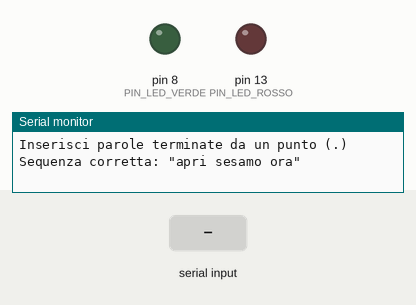
Recording of a sketch running on a simulated Arduino Uno, built with avr-gcc and run on an emulated ATmega328P. Shown: output pins drawn as LEDs (lit = HIGH), the last lines printed to the serial monitor. The test bench sets the inputs (shaded band).

Above: at 1.2 s.
1.3 s: "1\n" received over Serial
At 2.4 s:
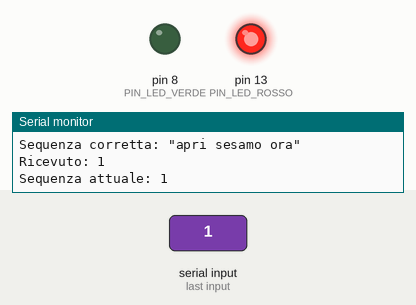
2.8 s: "0\n" received over Serial
At 3.6 s:
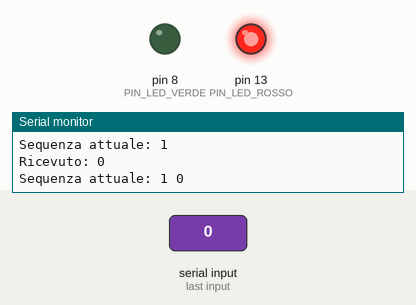
4.3 s: "2\n" received over Serial
At 4.7 s:
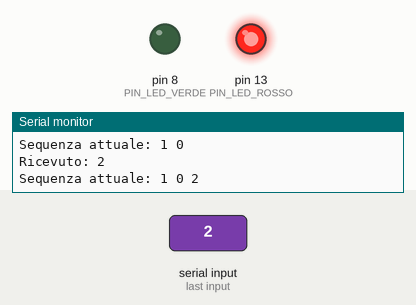
Timing chart, 0 to 7.3 s (numbered marks = the images above; inputs shaded):
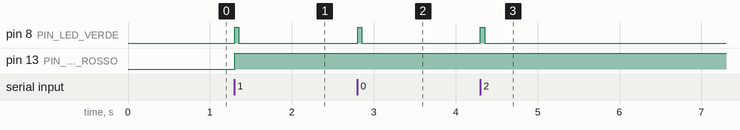

Measured:
- after the input at 1.3 s, pin 8 (PIN_LED_VERDE): LOW → HIGH at once, → LOW 0.05 s later; pin 13 (PIN_LED_ROSSO): LOW → HIGH at once
- after the input at 2.8 s, pin 8 (PIN_LED_VERDE): LOW → HIGH at once, → LOW 0.05 s later
- after the input at 4.3 s, pin 8 (PIN_LED_VERDE): LOW → HIGH at once, → LOW 0.05 s later

The sketch:

Riconoscitore.ino
```cpp
/**
 * Riconoscitore di Sequenza di Parole
 *
 * Questo programma implementa un sistema di riconoscimento di sequenza di parole utilizzando Arduino.
 * L'utente inserisce una sequenza di parole tramite la linea seriale.
 * Le parole vengono memorizzate in una lista concatenata e quando la sequenza corrisponde a una
 * sequenza predefinita, un LED verde lampeggia e rimane acceso, indicando che l'allarme è attivato.
 * Se la sequenza viene reinserita, un LED rosso lampeggia e rimane acceso, indicando
 * che l'allarme è disattivato, e così via.
 *
 * https://wokwi.com/projects/425709756229035009
 *
 * @author Filippo Bilardo
 * @version 1.0 17/03/25 - Versione iniziale
 */
#include <Arduino.h>

const int PIN_LED_VERDE = 8;               // Pin per il LED verde
const int PIN_LED_ROSSO = 13;              // Pin per il LED rosso
const int LUNGHEZZA_SEQUENZA = 3;          // Numero di parole nella sequenza da riconoscere
const int MAX_LUNGHEZZA_PAROLA = 20;       // Lunghezza massima di una parola
bool allarmeAttivo = false;                // Stato dell'allarme (attivo/disattivo)

// Parole della sequenza corretta
const char* sequenzaCorretta[] = {"apri", "sesamo", "ora"};

// Struttura per il nodo della lista concatenata
struct Nodo {
  char parola[MAX_LUNGHEZZA_PAROLA];
  Nodo* prossimo;

  // Costruttore per facilitare la creazione di nodi
  Nodo(const char* _parola) {
    strncpy(parola, _parola, MAX_LUNGHEZZA_PAROLA);
    parola[MAX_LUNGHEZZA_PAROLA - 1] = '\0';  // Assicura la terminazione
    prossimo = nullptr;
  }
};

// Classe per gestire la lista concatenata
class ListaParole {
private:
  Nodo* testa;
  Nodo* coda;
  int lunghezza;

public:
  // Costruttore
  ListaParole() : testa(nullptr), coda(nullptr), lunghezza(0) {}

  // Distruttore
  ~ListaParole() {
    svuota();
  }

  // Aggiunge una parola alla fine della lista
  void aggiungi(const char* parola) {
    Nodo* nuovoNodo = new Nodo(parola);

    if (testa == nullptr) {
      // Lista vuota
      testa = nuovoNodo;
      coda = nuovoNodo;
    } else {
      // Aggiunge in coda
      coda->prossimo = nuovoNodo;
      coda = nuovoNodo;
    }

    lunghezza++;

    // Se la lista supera la lunghezza massima, rimuove il primo elemento
    if (lunghezza > LUNGHEZZA_SEQUENZA) {
      rimuoviPrimo();
    }
  }

  // Rimuove il primo elemento della lista
  void rimuoviPrimo() {
    if (testa == nullptr) return;

    Nodo* temp = testa;
    testa = testa->prossimo;
    delete temp;

    lunghezza--;

    // Se la lista è vuota, aggiorna anche la coda
    if (testa == nullptr) {
      coda = nullptr;
    }
  }

  // Svuota completamente la lista
  void svuota() {
    while (testa != nullptr) {
      rimuoviPrimo();
    }
  }

  // Confronta la lista con la sequenza corretta
  bool confrontaConSequenza(const char* sequenza[], int lunghezzaSequenza) {
    if (lunghezza != lunghezzaSequenza) return false;

    Nodo* corrente = testa;
    for (int i = 0; i < lunghezzaSequenza; i++) {
      if (corrente == nullptr || strcmp(corrente->parola, sequenza[i]) != 0) {
        return false;
      }
      corrente = corrente->prossimo;
    }
    return true;
  }

  // Stampa il contenuto della lista
  void stampa() {
    Serial.print("Sequenza attuale: ");

    Nodo* corrente = testa;
    while (corrente != nullptr) {
      Serial.print(corrente->parola);
      Serial.print(" ");
      corrente = corrente->prossimo;
    }
    Serial.println();
  }

  // Restituisce la lunghezza attuale della lista
  int getLunghezza() const {
    return lunghezza;
  }
};

// Oggetto lista globale
ListaParole listaParole;

// Buffer per la parola corrente
char parolaCorrente[MAX_LUNGHEZZA_PAROLA];
int indiceParola = 0;

// Prototipi delle funzioni
void LedVerdeConfigura();
void LedVerdeAccendi();
void LedVerdeSpegni();
void LedVerdeLampeggia(int volte, int ritardoMs);
void LedRossoConfigura();
void LedRossoAccendi();
void LedRossoSpegni();
void LedRossoLampeggia(int volte, int ritardoMs);
void SerialeMostraRicezione(const char* parola);
void AllarmeMostraStato();
void AllarmeImpostaStato(bool attivo);
void elaboraParola(const char* parola);
void aggiungiCarattere(char c);
void verificaSequenza();

void setup() {
  Serial.begin(9600);           // Inizializza la comunicazione seriale
  LedVerdeConfigura();          // Configura il pin del LED verde
  LedRossoConfigura();          // Configura il pin del LED rosso

  // Messaggio iniziale
  Serial.println("Sistema di riconoscimento sequenza di parole avviato");
  Serial.println("Inserisci parole terminate da un punto (.)");
  Serial.println("Sequenza corretta: \"apri sesamo ora\"");
}

void loop() {
  if (Serial.available() > 0) {
    char carattereInput = Serial.read();

    // Gestione dei caratteri speciali
    if (carattereInput == '.' || carattereInput == '\n' || carattereInput == ' ') {
      // Termina la parola corrente e la elabora
      if (indiceParola > 0) {
        parolaCorrente[indiceParola] = '\0';  // Termina la stringa
        elaboraParola(parolaCorrente);
        indiceParola = 0;  // Resetta l'indice per la prossima parola
      }
    } else {
      // Aggiungi il carattere alla parola corrente
      aggiungiCarattere(carattereInput);
    }
  }
}

/**
 * Aggiunge un carattere alla parola corrente
 */
void aggiungiCarattere(char c) {
  if (indiceParola < MAX_LUNGHEZZA_PAROLA - 1) {
    parolaCorrente[indiceParola++] = c;
  }
}

/**
 * Elabora una parola completa
 */
void elaboraParola(const char* parola) {
  SerialeMostraRicezione(parola);

  // Aggiunge la parola alla lista
  listaParole.aggiungi(parola);

  // Stampa la sequenza corrente
  listaParole.stampa();

  // Verifica se la sequenza corrisponde a quella corretta
  verificaSequenza();
}

/**
 * Verifica se la sequenza corrente corrisponde a quella corretta
 */
void verificaSequenza() {
  if (listaParole.confrontaConSequenza(sequenzaCorretta, LUNGHEZZA_SEQUENZA)) {
    Serial.println("Sequenza riconosciuta!");

    // Cambia lo stato dell'allarme (attiva/disattiva)
    AllarmeImpostaStato(!allarmeAttivo);
  }
}

/**
 * Configura il pin del LED verde
 */
void LedVerdeConfigura() {
  pinMode(PIN_LED_VERDE, OUTPUT);
  LedVerdeSpegni();
}

/**
 * Accende il LED verde
 */
void LedVerdeAccendi() {
  digitalWrite(PIN_LED_VERDE, HIGH);
}

/**
 * Spegne il LED verde
 */
void LedVerdeSpegni() {
  digitalWrite(PIN_LED_VERDE, LOW);
}

/**
 * Fa lampeggiare il LED verde per un determinato numero di volte
 * @param volte Il numero di volte che il LED deve lampeggiare
 * @param ritardoMs Il tempo di attesa tra un lampeggio e l'altro in millisecondi
 */
void LedVerdeLampeggia(int volte, int ritardoMs) {
  for (int i = 0; i < volte; i++) {
    LedVerdeAccendi();
    delay(ritardoMs);
    LedVerdeSpegni();
    delay(ritardoMs);
  }
}

/**
 * Configura il pin del LED rosso
 */
void LedRossoConfigura() {
  pinMode(PIN_LED_ROSSO, OUTPUT);
  LedRossoSpegni();
}

/**
 * Accende il LED rosso
 */
void LedRossoAccendi() {
  digitalWrite(PIN_LED_ROSSO, HIGH);
}

/**
 * Spegne il LED rosso
 */
void LedRossoSpegni() {
  digitalWrite(PIN_LED_ROSSO, LOW);
}

/**
 * Fa lampeggiare il LED rosso per un determinato numero di volte
 * @param volte Il numero di volte che il LED deve lampeggiare
 * @param ritardoMs Il tempo di attesa tra un lampeggio e l'altro in millisecondi
 */
void LedRossoLampeggia(int volte, int ritardoMs) {
  for (int i = 0; i < volte; i++) {
    LedRossoAccendi();
    delay(ritardoMs);
    LedRossoSpegni();
    delay(ritardoMs);
  }
}

/**
 * Indica la ricezione di una parola
 * @param parola La parola ricevuta
 */
void SerialeMostraRicezione(const char* parola) {
  LedVerdeAccendi();
  LedRossoAccendi();
  Serial.print("Ricevuto: ");
  Serial.println(parola);
  delay(50);

  // Mostra lo stato dell'allarme
  AllarmeMostraStato();
}

/**
 * Mostra lo stato dell'allarme (attivo/disattivo)
 */
void AllarmeMostraStato() {
  if (allarmeAttivo) {
    LedVerdeAccendi();
    LedRossoSpegni();
  } else {
    LedVerdeSpegni();
    LedRossoAccendi();
  }
}

/**
 * Imposta lo stato dell'allarme (attivo/disattivo)
 * @param attivo true per attivare l'allarme, false per disattivarlo
 */
void AllarmeImpostaStato(bool attivo) {
  allarmeAttivo = attivo;

  if (attivo) {
    // Attiva l'allarme
    Serial.println("Allarme attivato");
    LedVerdeLampeggia(3, 200);
    LedVerdeAccendi();
    LedRossoSpegni();
  } else {
    // Disattiva l'allarme
    Serial.println("Allarme disattivato");
    LedRossoLampeggia(3, 200);
    LedRossoAccendi();
    LedVerdeSpegni();
  }
}
```
